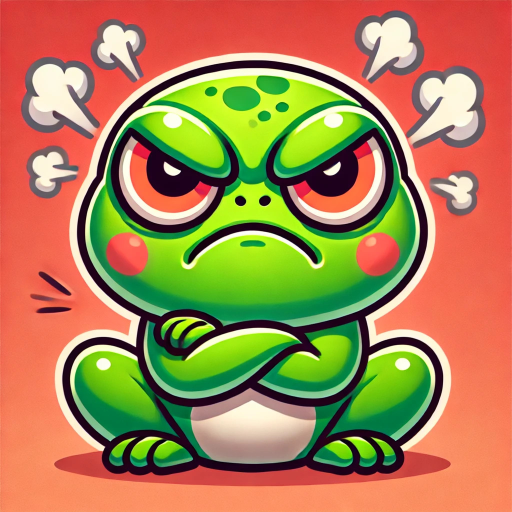
#> input picture images/display_images/angry.jpg, 1024 x 1024 px, given in place of color_detect.jpg, which was not available (shown at 1/2 size)
$ python use_color_detect.py
#> lines starting #> are read from the running program, lines starting #| are printed output that depends on the picture; pictures that were not available may be replaced by others from this repository, and a replacement may not be noted
### use_camera.py

import os
import subprocess


def capture_photo(name="last_photo", rotation=None, hflip=False, vflip=True):
    # Ensure the "images" folder exists
#> called with name = 'color_detect', hflip = False, vflip = True
    os.makedirs("images", exist_ok=True)

    # Base command
    command = ["libcamera-still", "-o", f"images/{name}.jpg", "--timeout", "1", "--nopreview"]

    # Add optional transformations
    if rotation in [0, 90, 180, 270]:
        command += ["--rotation", str(rotation)]
    if hflip:
        command.append("--hflip")
    if vflip:
        command.append("--vflip")

    # Run the command
    try:
        subprocess.run(command, check=True)
#> (this line was passed over: subprocess is not available in this run)
        print(f"Photo captured successfully: images/{name}.jpg")
    except subprocess.CalledProcessError as e:
        print(f"Error capturing photo: {e}")


# [24 lines left out: function capture_photo_bytes, not called in this run]


### use_color_detect.py
from PIL import Image
import math
from collections import defaultdict
from use_camera import capture_photo


def get_dominant_color(filepath):
    # Define basic RGB color categories
#> called with filepath = 'images/color_detect.jpg'
    color_categories = {
        'red': (255, 0, 0),
        'green': (0, 255, 0),
        'blue': (0, 0, 255),
    }

    def euclidean_distance(c1, c2):
        return math.sqrt(sum((a - b) ** 2 for a, b in zip(c1, c2)))

    def closest_color(pixel):
        closest = None
        min_distance = float('inf')
        for name, color in color_categories.items():
            dist = euclidean_distance(pixel, color)
            if dist < min_distance:
                min_distance = dist
                closest = name
        return closest

    # Load and resize the image
    img = Image.open(filepath).convert('RGB')
#> img is the input picture: PIL image 1024x1024 RGB; mean R, G, B 170.5, 129.9, 81.5
    img = img.resize((100, 100))  # smaller size = faster
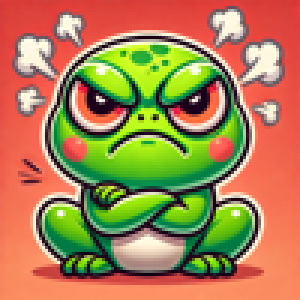
#> img: PIL image 100x100 RGB (shown 3 times larger); mean R, G, B 170.4, 130, 81.5

    # Tally up closest color matches
    color_count = defaultdict(int)
    for pixel in img.getdata():
        name = closest_color(pixel)
        color_count[name] += 1
#> this loop made 10000 passes
#> pixel on passes 1 to 3: (214, 62, 62), (218, 59, 59), (219, 59, 58)
#> after the loop, color_count = {'red': 6748, 'blue': 238, 'green': 3014}

    # Get the most common color category
    dominant_color = max(color_count, key=color_count.get)
#> dominant_color = 'red'
    return dominant_color


def detect_color():
    capture_photo("color_detect")
    return get_dominant_color('images/color_detect.jpg')


if __name__ == "__main__":
    color = detect_color()
#> color = 'red'
    print(color)
#| red

$ run again, on images/test_object_detect/dog.jpg
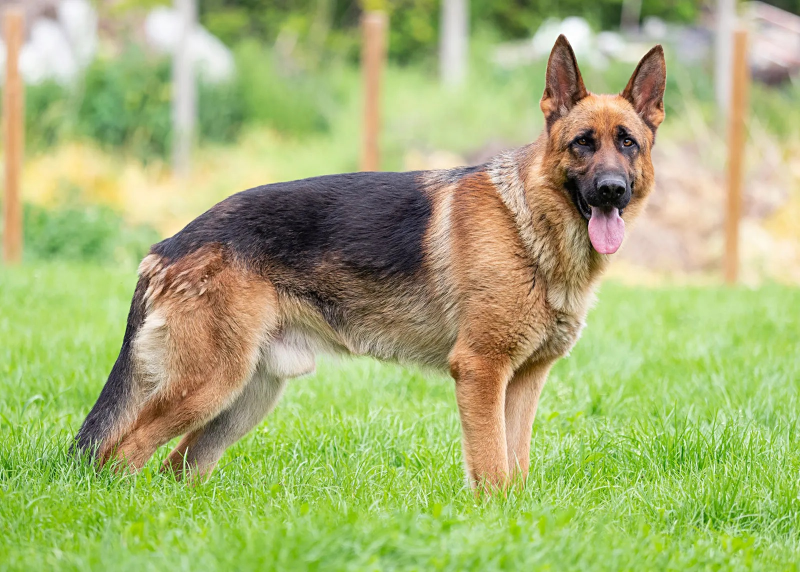
#> input picture images/test_object_detect/dog.jpg, 1600 x 1144 px, given in place of color_detect.jpg, which was not available (shown at 1/2 size)
#> in get_dominant_color, img is the input picture: PIL image 1600x1144 RGB; mean R, G, B 166.7, 177.8, 115.8
#> in get_dominant_color, `img = img.resize((100, 100))`:
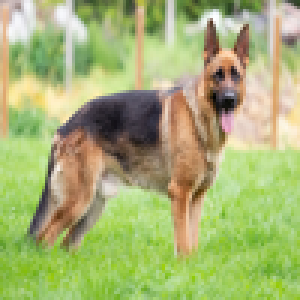
#> img: PIL image 100x100 RGB (shown 3 times larger); mean R, G, B 166.7, 177.8, 115.8
#> the loop in get_dominant_color, `for pixel in img.getdata():` made 10000 passes
#> (pixel, name) on passes 1 to 3: ((184, 166, 163), 'red'), ((192, 173, 169), 'red'), ((201, 183, 181), 'red')
#> after the loop in get_dominant_color, `for pixel in img.getdata():`: color_count = {'red': 3684, 'blue': 466, 'green': 5850}
#> dominant_color = 'green'
#| green

$ run again, on images/test_object_detect/frog.jpg
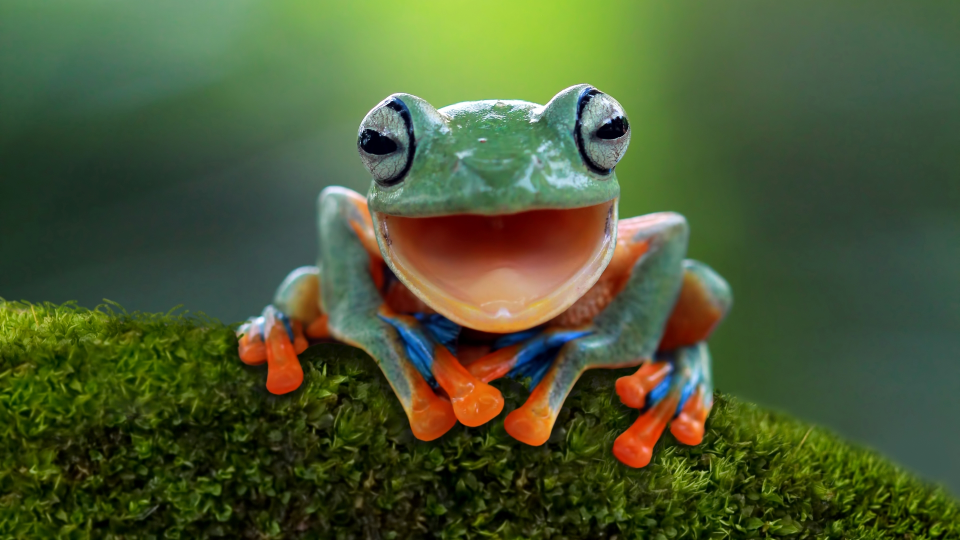
#> input picture images/test_object_detect/frog.jpg, 1920 x 1080 px, given in place of color_detect.jpg, which was not available (shown at 1/2 size)
#> in get_dominant_color, img is the input picture: PIL image 1920x1080 RGB; mean R, G, B 74.9, 89, 52.2
#> in get_dominant_color, `img = img.resize((100, 100))`:
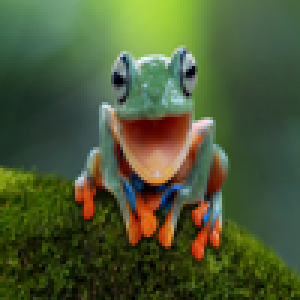
#> img: PIL image 100x100 RGB (shown 3 times larger); mean R, G, B 74.9, 89, 52.2
#> the loop in get_dominant_color, `for pixel in img.getdata():` made 10000 passes
#> pixel on passes 1 to 3: (86, 133, 86), (87, 136, 89), (88, 139, 91)
#> after the loop in get_dominant_color, `for pixel in img.getdata():`: color_count = {'green': 8395, 'blue': 268, 'red': 1337}
#> dominant_color = 'green'
#| green
